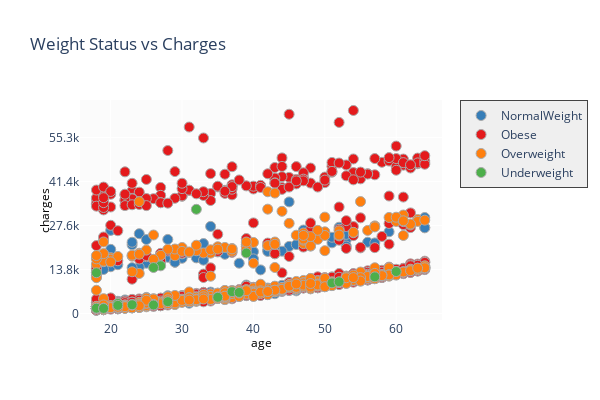

The cell this chart's notebook holds for it:
### Code cell
configure_plotly_browser_state()

color_map = {
    'Underweight': 'rgb(77, 175, 74)',
    'NormalWeight': 'rgb(55, 126, 184)',
    'Overweight': 'rgb(255, 127, 14)',
    'Obese': 'rgb(228, 26, 28)'
}

fig = ff.create_facet_grid(
    df,
    x='age',
    y='charges',
    color_name='weightcategory',
    show_boxes=False,
    marker={'size': 10, 'opacity': 1.0},
    colormap=color_map
)

fig['layout'].update(
    title="Weight Status vs Charges",
    width=600,
    height=400,
    plot_bgcolor='rgb(251, 251, 251)',
    paper_bgcolor='rgb(255, 255, 255)'
)

iplot(fig, filename='facet-custom-colormap')

### Figure 1 — Plotly figure (JSON) as saved in the notebook; plotly's stock layout.template omitted (floating-point values rounded to 4 significant figures; data arrays with more than 128 entries replaced by an {"elided": "..."} marker saying what was removed)
{"data": [{"marker": {"color": "rgb(55, 126, 184)", "line": {"color": "darkgrey", "width": 1}, "opacity": 1, "size": 10}, "mode": "markers", "name": "NormalWeight", "x": {"elided": "225 int values"}, "xaxis": "x", "y": {"elided": "225 float values"}, "yaxis": "y", "type": "scatter"}, {"marker": {"color": "rgb(228, 26, 28)", "line": {"color": "darkgrey", "width": 1}, "opacity": 1, "size": 10}, "mode": "markers", "name": "Obese", "x": {"elided": "707 int values"}, "xaxis": "x", "y": {"elided": "707 float values"}, "yaxis": "y", "type": "scatter"}, {"marker": {"color": "rgb(255, 127, 14)", "line": {"color": "darkgrey", "width": 1}, "opacity": 1, "size": 10}, "mode": "markers", "name": "Overweight", "x": {"elided": "386 int values"}, "xaxis": "x", "y": {"elided": "386 float values"}, "yaxis": "y", "type": "scatter"}, {"marker": {"color": "rgb(77, 175, 74)", "line": {"color": "darkgrey", "width": 1}, "opacity": 1, "size": 10}, "mode": "markers", "name": "Underweight", "x": [23, 32, 18, 51, 19, 18, 27, 19, 26, 21, 21, 26, 57, 37, 60, 39, 52, 35, 38, 28], "xaxis": "x", "y": [2775.0, 32730.0, 1695.0, 9644.0, 1728.0, 12830.0, 15010.0, 1621.0, 14460.0, 3167.0, 2585.0, 2681.0, 11530.0, 6878.0, 13200.0, 19020.0, 9991.0, 5117.0, 6641.0, 3733.0], "yaxis": "y", "type": "scatter"}], "layout": {"annotations": [{"font": {"color": "#000000", "size": 12}, "showarrow": false, "text": "age", "textangle": 0, "x": 0.5, "xanchor": "center", "xref": "paper", "y": -0.1, "yanchor": "middle", "yref": "paper"}, {"font": {"color": "#000000", "size": 12}, "showarrow": false, "text": "charges", "textangle": -90, "x": -0.1, "xanchor": "center", "xref": "paper", "y": 0.5, "yanchor": "middle", "yref": "paper"}], "height": 400, "legend": {"bgcolor": "#efefef", "borderwidth": 1, "x": 1.05, "y": 1, "yanchor": "top"}, "paper_bgcolor": "rgb(255, 255, 255)", "plot_bgcolor": "rgb(251, 251, 251)", "showlegend": true, "title": {"text": "Weight Status vs Charges"}, "width": 600, "xaxis": {"anchor": "y", "domain": [0, 1], "dtick": 10, "range": [15.7, 66.42], "ticklen": 0, "zeroline": false}, "yaxis": {"anchor": "x", "domain": [0, 1], "dtick": 13814, "range": [-2012.0, 67060.0], "ticklen": 0, "zeroline": false}}}
